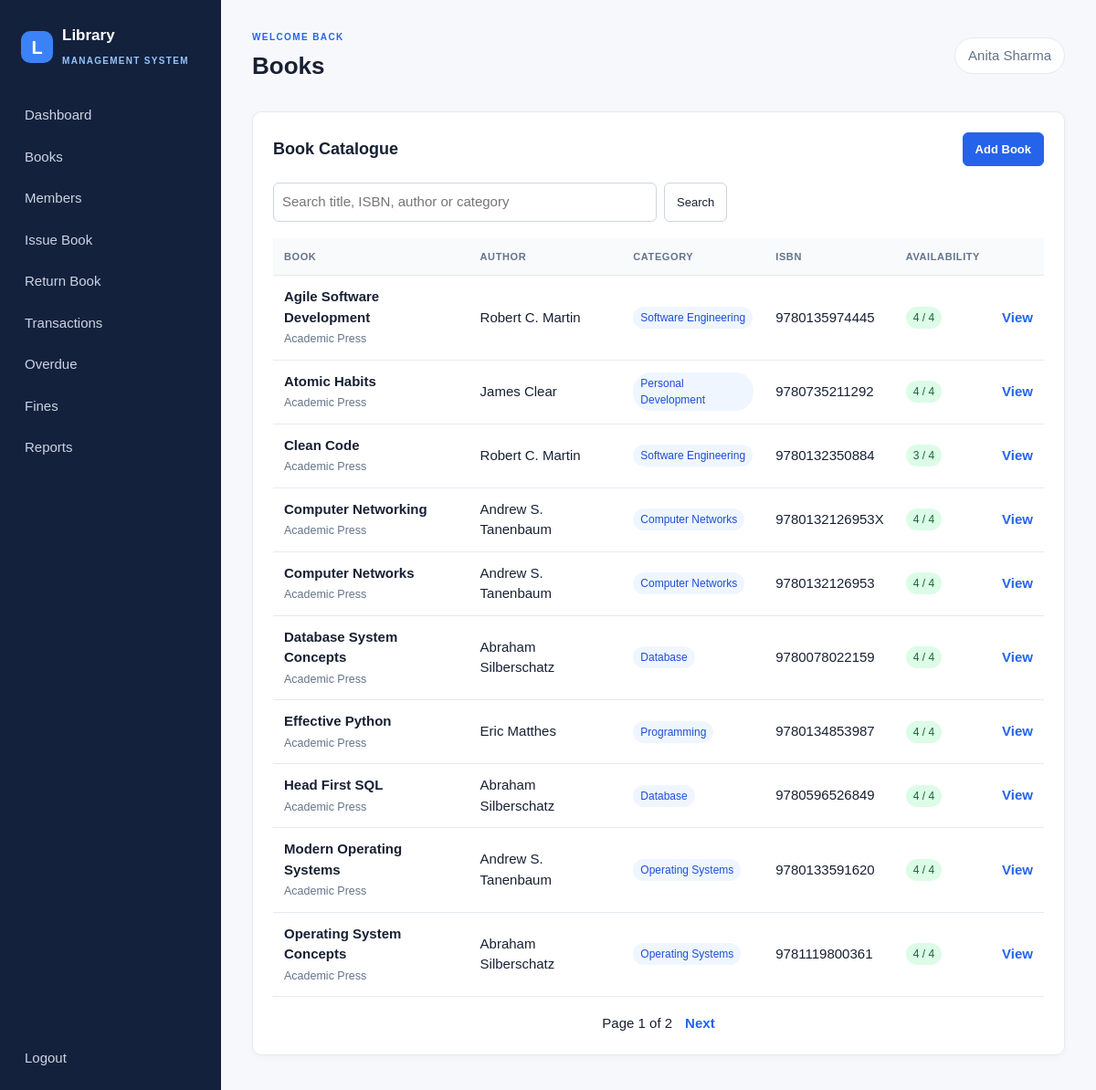
/books/ (signed in), run on the app's committed database.
### library/models.py (models this page shows, shortened)
class Book(models.Model):
    title = models.CharField(max_length=255)
    isbn = models.CharField("ISBN", max_length=20, unique=True)
    author = models.ForeignKey(Author, on_delete=models.PROTECT, related_name="books")
    category = models.ForeignKey(Category, on_delete=models.PROTECT, related_name="books")
    publisher = models.CharField(max_length=150, blank=True)
    publication_date = models.DateField(null=True, blank=True)
    description = models.TextField(blank=True)
    total_copies = models.PositiveIntegerField(default=1)
    available_copies = models.PositiveIntegerField(default=1)
    cover_image = models.ImageField(upload_to="book_covers/", blank=True, null=True)
    created_at = models.DateTimeField(auto_now_add=True)
    updated_at = models.DateTimeField(auto_now=True)
    class Meta:
        ordering = ["title"]

class Author(models.Model):
    name = models.CharField(max_length=150, unique=True)
    biography = models.TextField(blank=True)
    class Meta:
        ordering = ["name"]

class Category(models.Model):
    name = models.CharField(max_length=100, unique=True)
    description = models.TextField(blank=True)
    class Meta:
        ordering = ["name"]

### library/views.py (the view)
# urls.py: path("books/", views.book_list, name="book_list"), path("books/add/", views.book_create, name="book_create"), path("books/<int:pk>/", views.book_detail, name="book_detail"), path("books/<int:pk>/edit/
@login_required
def book_list(request):
    query = request.GET.get("q", "").strip()
    books = Book.objects.select_related("author", "category")
    if query:
        books = books.filter(Q(title__icontains=query) | Q(isbn__icontains=query) | Q(author__name__icontains=query) | Q(category__name__icontains=query))
    return render(request, "books/list.html", {"books": _page(request, books), "query": query})

### library/context_processors.py (called while the page is built)
def user_role(request):
    user = request.user
    return {
        "is_librarian": user.is_authenticated and (user.is_staff or user.groups.filter(name="Librarian").exists()),
        "is_admin_role": user.is_authenticated and user.is_staff,
        "is_member_role": user.is_authenticated and hasattr(user, "member_profile"),
    }

### library/views.py (called while the page is built)
def _page(request, queryset, size=10):
    return Paginator(queryset, size).get_page(request.GET.get("page"))

### library/templates/books/list.html
{% extends 'base.html' %}{% block page_title %}Books{% endblock %}{% block content %}
<section class="panel"><div class="panel-heading"><h2>Book Catalogue</h2>{% if is_librarian %}<a class="btn primary" href="{% url 'book_create' %}">Add Book</a>{% endif %}</div><form class="search-form" method="get"><input type="search" name="q" value="{{ query }}" placeholder="Search title, ISBN, author or category"><button class="btn" type="submit">Search</button>{% if query %}<a class="btn light" href="{% url 'book_list' %}">Clear</a>{% endif %}</form><div class="table-wrap"><table><thead><tr><th>Book</th><th>Author</th><th>Category</th><th>ISBN</th><th>Availability</th><th></th></tr></thead><tbody>{% for book in books %}<tr><td><strong>{{ book.title }}</strong><br><small>{{ book.publisher }}</small></td><td>{{ book.author.name }}</td><td><span class="badge">{{ book.category.name }}</span></td><td>{{ book.isbn }}</td><td><span class="status {% if book.available_copies %}active{% else %}inactive{% endif %}">{{ book.available_copies }} / {{ book.total_copies }}</span></td><td><a class="text-link" href="{% url 'book_detail' book.pk %}">View</a></td></tr>{% empty %}<tr><td colspan="6" class="empty">No books found.</td></tr>{% endfor %}</tbody></table></div>{% include 'includes/pagination.html' with page_obj=books %}</section>{% endblock %}

### library/templates/base.html (shortened to what this page needs)
{% load static %}
<!DOCTYPE html>
<html lang="en">
<head>
  <link rel="stylesheet" href="{% static 'css/style.css' %}">
</head>
<body>
{% if user.is_authenticated %}
<div class="layout">
  <aside class="sidebar">
    <a class="brand" href="{% url 'dashboard' %}"><span class="brand-mark">L</span><span>Library<br><small>Management System</small></span></a>
    <nav class="nav-links">
      <a href="{% url 'dashboard' %}">Dashboard</a>
      {% if is_member_role and not is_librarian %}
        <a href="{% url 'book_list' %}">Browse Books</a><a href="{% url 'my_books' %}">My Books</a><a href="{% url 'my_history' %}">My History</a><a href="{% url 'my_fines' %}">My Fines</a><a href="{% url 'profile' %}">Profile</a>
      {% else %}
        <a href="{% url 'book_list' %}">Books</a>
        <a href="{% url 'member_list' %}">Members</a><a href="{% url 'issue_book' %}">Issue Book</a><a href="{% url 'return_book' %}">Return Book</a><a href="{% url 'transaction_list' %}">Transactions</a><a href="{% url 'overdue_list' %}">Overdue</a><a href="{% url 'fine_list' %}">Fines</a><a href="{% url 'reports' %}">Reports</a>
      {% endif %}
    </nav>
    <form class="logout-form" method="post" action="{% url 'logout' %}">{% csrf_token %}<button type="submit">Logout</button></form>
  </aside>
  <main class="main-content">
    <header class="topbar"><div><span class="eyebrow">WELCOME BACK</span><h1>{% block page_title %}Dashboard{% endblock %}</h1></div><div class="user-chip">{{ user.get_full_name|default:user.username }}</div></header>
    {% block content %}{% endblock %}
  </main>
</div>
{% else %}{% block guest_content %}{% endblock %}{% endif %}
</body>
</html>

### library/templates/includes/pagination.html (shortened to what this page needs)
{% if page_obj.has_other_pages %}<nav class="pagination"><span>Page {{ page_obj.number }} of {{ page_obj.paginator.num_pages }}</span>{% if page_obj.has_next %}<a href="?page={{ page_obj.next_page_number }}">Next</a>{% endif %}</nav>{% endif %}

### library/static/css/style.css (style rules this page uses)
:root { --ink:#172033;--muted:#64748b;--navy:#14213d;--blue:#2563eb;--line:#e5eaf2;--paper:#f6f8fc;--green:#059669;--orange:#d97706;--red:#dc2626 }
* { box-sizing:border-box }
body { margin:0;background:var(--paper);color:var(--ink);font:15px/1.5 Arial,sans-serif }
.layout { min-height:100vh;display:flex }
.sidebar { width:242px;background:var(--navy);color:#dbeafe;padding:26px 15px;display:flex;flex-direction:column;position:fixed;inset:0 auto 0 0 }
.brand { display:flex;gap:10px;align-items:center;color:#fff;text-decoration:none;font-size:17px;font-weight:bold;padding:0 8px 28px }
.brand small { font-size:10px;letter-spacing:1.3px;color:#93c5fd;text-transform:uppercase }
.brand-mark,.login-logo { display:grid;place-items:center;border-radius:10px;background:#3b82f6;width:35px;height:35px;color:#fff;font-size:20px }
.nav-links { display:grid;gap:3px }
.nav-links a,.logout-form button { border:0;background:transparent;color:#cbd5e1;text-decoration:none;padding:10px 12px;border-radius:7px;font:inherit;text-align:left;width:100%;cursor:pointer }
.logout-form { margin-top:auto }
.main-content { margin-left:242px;width:calc(100% - 242px);padding:28px 34px }
.topbar { display:flex;justify-content:space-between;align-items:center;margin-bottom:28px }
.topbar h1 { font-size:26px;margin:2px 0 }
.eyebrow { font-size:10px;letter-spacing:1.4px;color:var(--blue);font-weight:bold }
.user-chip { background:#fff;border:1px solid var(--line);border-radius:30px;padding:8px 14px;color:var(--muted) }
.panel,.form-panel,.detail-card { background:#fff;border:1px solid var(--line);border-radius:10px;padding:22px;margin-bottom:22px;box-shadow:0 2px 7px #17203308 }
.panel-heading { display:flex;align-items:center;justify-content:space-between;gap:12px;margin-bottom:18px }
.panel h2,.form-panel h2 { font-size:18px;margin:0 }
.panel-heading a,.text-link { color:var(--blue);font-weight:bold;text-decoration:none }
.table-wrap { overflow-x:auto }
table { border-collapse:collapse;width:100%;min-width:620px }
th { text-align:left;color:var(--muted);font-size:11px;text-transform:uppercase;letter-spacing:.6px;background:#f8fafc }
th,td { padding:12px;border-bottom:1px solid var(--line);vertical-align:middle }
small { color:var(--muted) }
.badge,.status { display:inline-block;border-radius:20px;padding:3px 8px;font-size:12px }
.badge { background:#eff6ff;color:#1d4ed8 }
.status.active,.status.returned { background:#dcfce7;color:#166534 }
.btn { display:inline-block;border:1px solid #cbd5e1;background:#fff;border-radius:6px;padding:8px 13px;text-decoration:none;color:var(--ink);font:inherit;font-size:13px;cursor:pointer }
.btn.primary { color:#fff;background:var(--blue);border-color:var(--blue) }
.search-form { display:flex;gap:8px;margin-bottom:18px }
.search-form input { max-width:420px }
.form-control,input,select,textarea { width:100%;border:1px solid #cbd5e1;border-radius:6px;padding:9px;font:inherit;color:var(--ink);background:#fff }
.pagination { display:flex;justify-content:center;gap:14px;align-items:center;margin-top:18px }
.pagination a { color:var(--blue);text-decoration:none;font-weight:bold }

### data on the page
Book: title "Agile Software Development", publisher "Academic Press", author.name "Robert C. Martin", category.name "Software Engineering", isbn "9780135974445", available_copies "4", total_copies "4"
Book: title "Atomic Habits", publisher "Academic Press", author.name "James Clear", category.name "Personal Development", isbn "9780735211292", available_copies "4", total_copies "4"
Book: title "Clean Code", publisher "Academic Press", author.name "Robert C. Martin", category.name "Software Engineering", isbn "9780132350884", available_copies "3", total_copies "4"
Book: title "Computer Networking", publisher "Academic Press", author.name "Andrew S. Tanenbaum", category.name "Computer Networks", isbn "9780132126953X", available_copies "4", total_copies "4"
Book: title "Computer Networks", publisher "Academic Press", author.name "Andrew S. Tanenbaum", category.name "Computer Networks", isbn "9780132126953", available_copies "4", total_copies "4"
Book: title "Database System Concepts", publisher "Academic Press", author.name "Abraham Silberschatz", category.name "Database", isbn "9780078022159", available_copies "4", total_copies "4"
Book: title "Effective Python", publisher "Academic Press", author.name "Eric Matthes", category.name "Programming", isbn "9780134853987", available_copies "4", total_copies "4"
Book: title "Head First SQL", publisher "Academic Press", author.name "Abraham Silberschatz", category.name "Database", isbn "9780596526849", available_copies "4", total_copies "4"
Book: title "Modern Operating Systems", publisher "Academic Press", author.name "Andrew S. Tanenbaum", category.name "Operating Systems", isbn "9780133591620", available_copies "4", total_copies "4"
Book: title "Operating System Concepts", publisher "Academic Press", author.name "Abraham Silberschatz", category.name "Operating Systems", isbn "9781119800361", available_copies "4", total_copies "4"

### other printed values
{{ user.get_full_name|default:user.username }} "Anita Sharma"
{{ page_obj.number }} "1"
{{ page_obj.paginator.num_pages }} "2"
